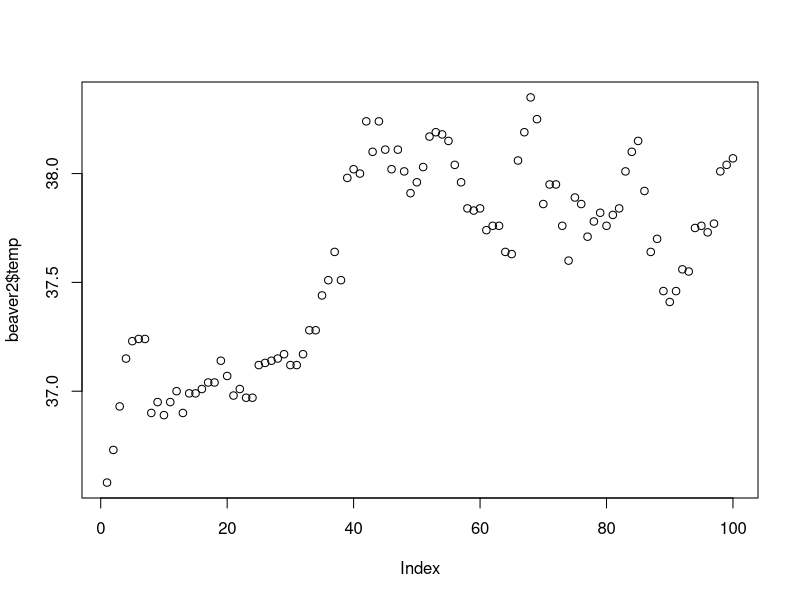
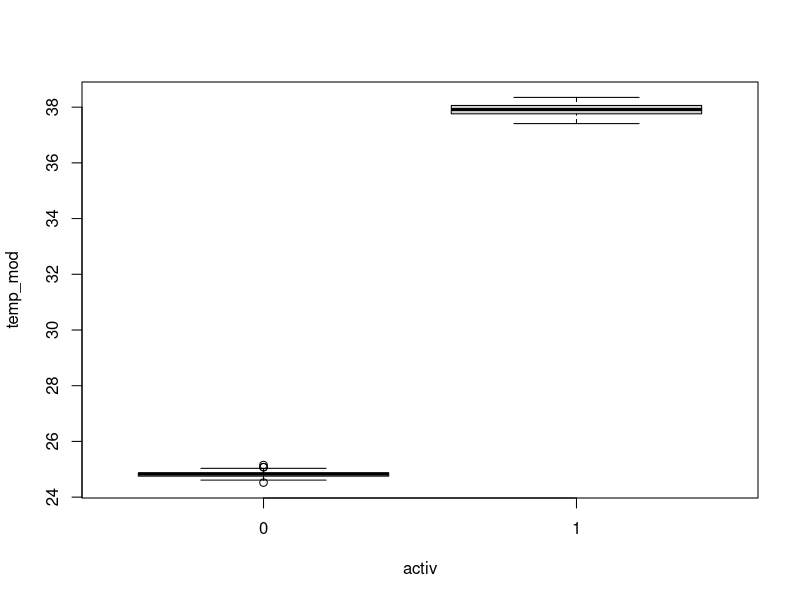
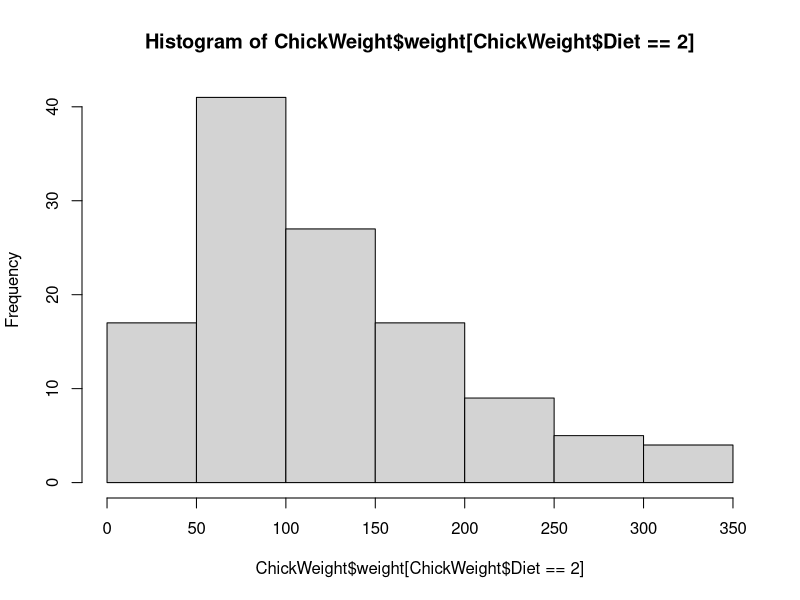
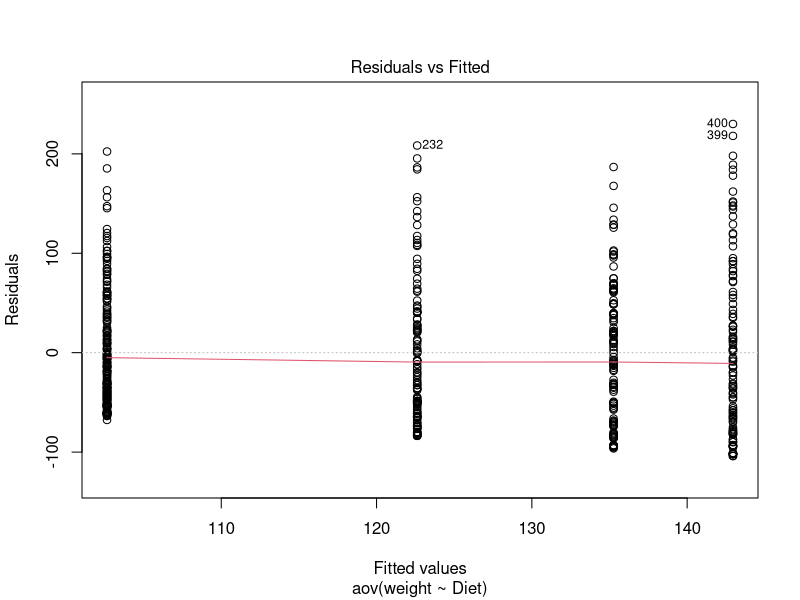
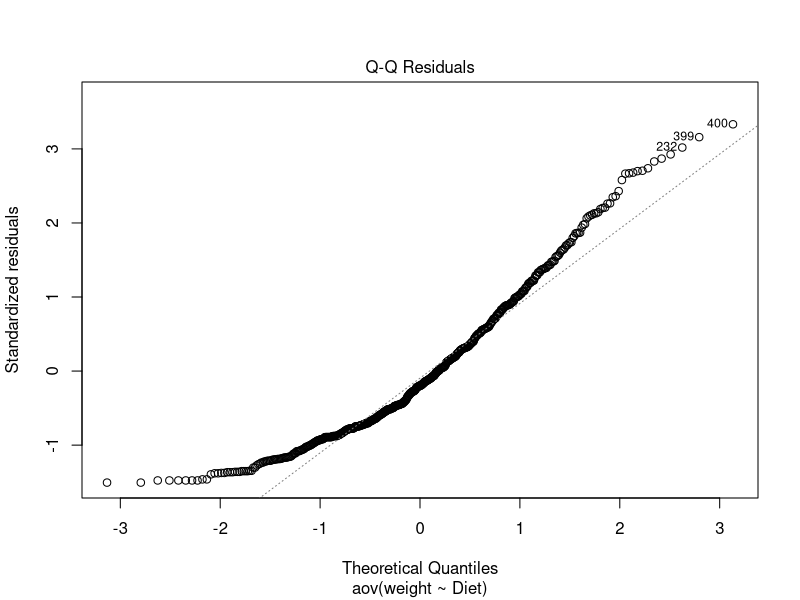
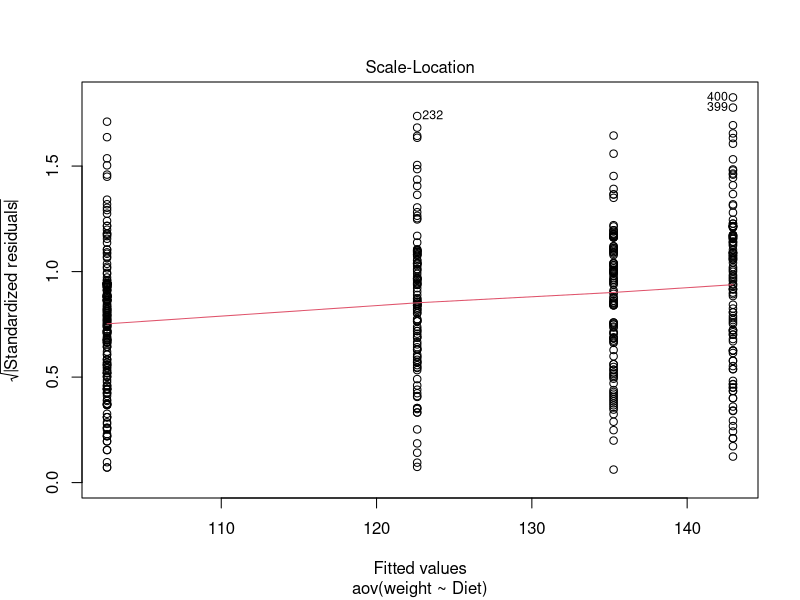
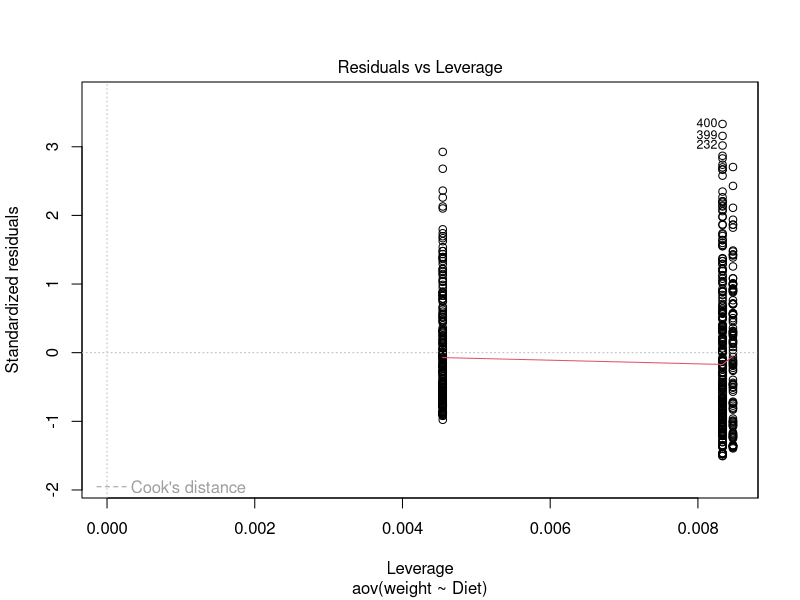

R code for these plots, in order:
## ---- chunk 1
library(car)
library(MASS)
library(rstatix)
library(datasets)
## ---- chunk 2
min(2,3,4,1,0,19)
max(2,3,4,1,0,19)


num_vect <- c(1,2,3,4,10,2024)
min(num_vect)
max(num_vect)
## ---- chunk 3
mean(4, 3)
# But that doesn't make much sense... let's double check

(4+3)/2
# hmm let's try again but with different numbers: 21 and 26
mean(21, 26)

# What can we gather from this?...
# So it seems like the base mean() function is only returning the first number! This is because we did not pass it as a vector. Let's try again
mean(c(4,3))
mean(c(21, 26))

# That's more like it!
## ---- chunk 4
median(c(0, 100))
median(c(21, 26))
## ---- chunk 5
# load in the iris dataset
head(iris)
summary(iris)
## ---- chunk 6
range(iris$Sepal.Length)
# range(iris$Species) # Doesn't really work on factor data
## ---- chunk 7
sd(iris$Sepal.Length)
sd(iris$Sepal.Width)
## ---- chunk 8
var(iris$Sepal.Length)
var(iris$Sepal.Width) # the data in Sepal Length is more spread than width
## ---- chunk 9
head(women)
cor.test(women$height, women$weight, method = "pearson")
## ---- chunk 10
cor.test(women$height, women$weight, method = "spearman")
## ---- chunk 11
beaver2$activ <- as.factor(beaver2$activ)
t.test(temp ~ activ, data = beaver2)
## ---- chunk 12
t.test(beaver2[beaver2$activ == 1, ]$temp, beaver2[beaver2$activ == 0, ]$temp, alternative = "greater")
## ---- chunk 13
plot(beaver2$temp)
shapiro.test(beaver2$temp)
## ---- chunk 14
wilcox.test(temp ~ activ, data = beaver2)
## ---- chunk 15
beaver2$temp_mod <- beaver2$temp
beaver2$temp_mod[beaver2$activ == 0] <- beaver2$temp[beaver2$activ ==
0] ^ (8/9)
## ---- chunk 16
leveneTest(temp_mod ~ activ, data = beaver2)
## ---- chunk 17
var.test(temp_mod ~ activ, data = beaver2)
## ---- chunk 18
plot(temp_mod ~ activ, data = beaver2)
## ---- chunk 19
t.test(temp_mod ~ activ, data = beaver2, var.equal = FALSE)
## ---- chunk 20
head(anorexia)
t.test(anorexia$Prewt, anorexia$Postwt, paired = TRUE)
## ---- chunk 21
anorexia$Prewt_mod <- anorexia$Prewt^(6)
anorexia$Postwt_mod <- anorexia$Postwt^(2)

shapiro.test(anorexia$Prewt_mod)
shapiro.test(anorexia$Postwt_mod)

wilcox.test(anorexia$Prewt_mod, anorexia$Postwt_mod, paired = TRUE)
## ---- chunk 22
head(ChickWeight)
hist(ChickWeight$weight[ChickWeight$Diet == 2])
leveneTest(weight ~ Diet, data = ChickWeight)
## ---- chunk 23
chick_aov <- aov(weight ~ Diet, data = ChickWeight)
summary(chick_aov)
## ---- chunk 24
TukeyHSD(chick_aov)
## ---- chunk 25
plot(chick_aov)
## ---- chunk 26
shapiro.test(x = chick_aov$residuals)
leveneTest(weight ~ Diet, data = ChickWeight)
## ---- chunk 27
kruskal.test(weight ~ Diet, data = ChickWeight)
## ---- chunk 28
dunn_test(weight ~ Diet, data = ChickWeight, p.adjust.method = "bonferroni")
## ---- chunk 29
head(Orange)

Orange_aov <- anova_test(data = Orange, dv = circumference, wid =
Tree, within = age)

get_anova_table(Orange_aov)
## ---- chunk 30
# pairwise comparisons
pairwise_t_test( circumference ~ age, paired = TRUE, p.adjust.method = "bonferroni", data = Orange)
## ---- chunk 31
head(survey)
## ---- chunk 32
chi_df <- table(survey$Smoke,survey$Exer)
chi_df
## ---- chunk 33
chisq.test(chi_df)
